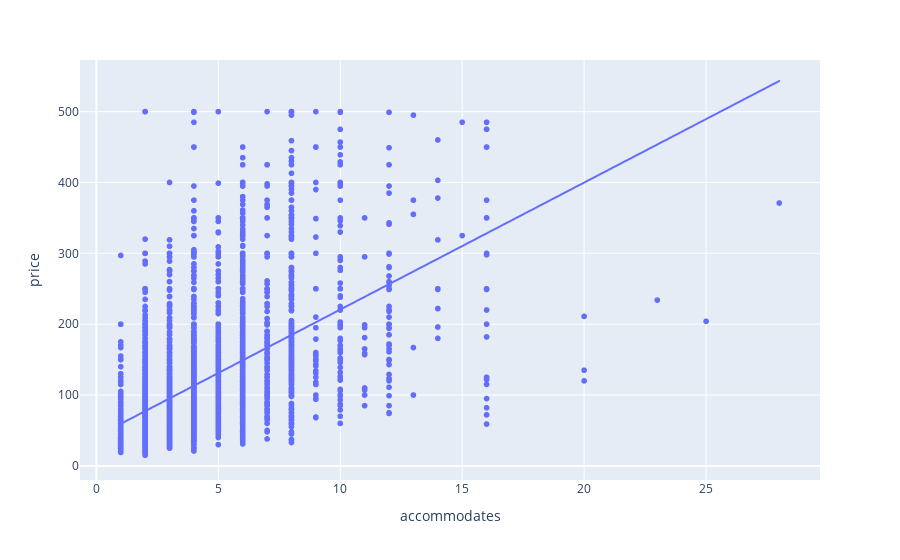

Here is the notebook cell this chart was saved with:
### Code cell
px.scatter(df, x='accommodates', y='price', trendline='ols')

### Figure 1 — Plotly figure (JSON) as saved in the notebook; plotly's stock layout.template omitted (floating-point values rounded to 4 significant figures; data arrays with more than 128 entries replaced by an {"elided": "..."} marker saying what was removed)
{"data": [{"hovertemplate": "accommodates=%{x}<br>price=%{y}<extra></extra>", "legendgroup": "", "marker": {"color": "#636efa", "symbol": "circle"}, "mode": "markers", "name": "", "showlegend": false, "type": "scattergl", "x": {"elided": "7515 int values"}, "xaxis": "x", "y": {"elided": "7515 int values"}, "yaxis": "y"}, {"hovertemplate": "<b>OLS trendline</b><br>price = 17.9225 * accommodates + 41.4013<br>R<sup>2</sup>=0.322856<br><br>accommodates=%{x}<br>price=%{y} <b>(trend)</b><extra></extra>", "legendgroup": "", "marker": {"color": "#636efa", "symbol": "circle"}, "mode": "lines", "name": "", "showlegend": false, "type": "scattergl", "x": {"elided": "7515 int values"}, "xaxis": "x", "y": {"elided": "7515 float values"}, "yaxis": "y"}], "layout": {"legend": {"tracegroupgap": 0}, "margin": {"t": 60}, "xaxis": {"anchor": "y", "domain": [0, 1], "title": {"text": "accommodates"}}, "yaxis": {"anchor": "x", "domain": [0, 1], "title": {"text": "price"}}}}
